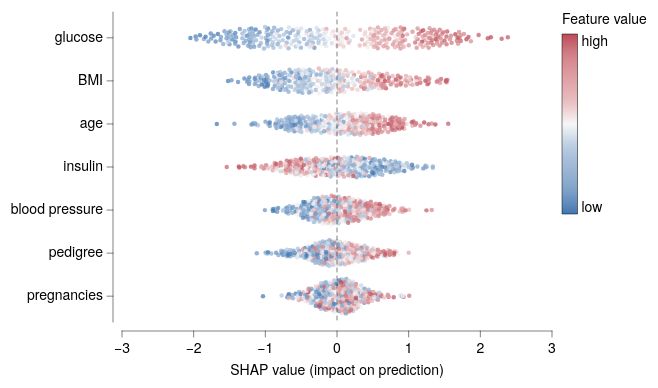

The Vega-Lite source for this figure:
### Vega-Lite specification from a JSON file in a GitHub repository (floating-point values rounded to 4 significant figures; data arrays with more than 128 entries replaced by an {"elided": "..."} marker saying what was removed)
{"background": null, "config": {"arc": {"fill": "#DBDBDB", "fillOpacity": 1.0, "innerRadius": 38.75, "padAngle": 0.03, "stroke": "black", "strokeOpacity": 1, "strokeWidth": 0.25}, "area": {"fill": "#DBDBDB", "fillOpacity": 1.0, "stroke": "black", "strokeOpacity": 1, "strokeWidth": 0.25}, "axis": {"domain": true, "domainCap": "round", "domainColor": "black", "domainWidth": 0.25, "grid": false, "gridCap": "round", "gridColor": "#F1F1F1", "gridDash": [0, 0], "gridOpacity": 1.0, "gridWidth": 0.25, "labelColor": "black", "labelFont": "Helvetica Neue, HelveticaNeue, Helvetica, Arial, sans-serif", "labelFontSize": 7, "labelFontStyle": "normal", "labelFontWeight": 400, "offset": 4.5, "ticks": true, "tickCap": "round", "tickColor": "black", "tickRound": false, "tickSize": 3, "tickWidth": 0.25, "titleColor": "black", "titleFont": "Helvetica Neue, HelveticaNeue, Helvetica, Arial, sans-serif", "titleFontSize": 7, "titleFontStyle": "normal", "titleFontWeight": 400}, "axisX": {"domain": true, "labelAlign": "center", "labelAngle": 0, "labels": true, "ticks": true, "translate": 0}, "axisY": {"domain": true, "labelAlign": "right", "labelAngle": 0, "labels": true, "ticks": true, "translate": 0}, "axisRight": {"domain": true, "labelAlign": "left", "labelAngle": 0, "labels": true, "ticks": true, "translate": 0}, "axisTop": {"domain": true, "labelAlign": "center", "labelAngle": 0, "labels": true, "ticks": true, "translate": 0}, "axisBand": {"tickOffset": 0}, "bar": {"fill": "#DBDBDB", "fillOpacity": 1.0, "stroke": "black", "strokeOpacity": 1, "strokeWidth": 0.25}, "boxplot": {"size": 13.95, "ticks": {"cornerRadius": 0.25, "fill": "black", "opacity": 1, "size": 6.975, "thickness": 0.25}, "box": {"fillOpacity": 1.0, "stroke": "black", "strokeOpacity": 1, "strokeWidth": 0.25}, "median": {"cornerRadius": 0, "fill": "black", "fillOpacity": 1.0, "opacity": 1, "size": 13.95, "thickness": 0.25}, "rule": {"fill": "black", "fillOpacity": 1.0, "size": 15.5, "stroke": "black", "strokeDash": [0, 0], "strokeOpacity": 1, "strokeWidth": 0.25}, "outliers": {"color": "black", "fill": "black", "fillOpacity": 1.0, "size": 0, "stroke": "black", "strokeOpacity": 1, "strokeWidth": 0.25}}, "circle": {"fill": "black", "fillOpacity": 1.0, "size": 0.775, "stroke": null, "strokeOpacity": 1, "strokeWidth": 0.25}, "errorband": {"band": {"fillOpacity": 0.6, "stroke": null, "strokeWidth": 0.25, "strokeOpacity": 1}, "borders": {"opacity": 0, "strokeOpacity": 0.25, "strokeWidth": 1}}, "errorbar": {"opacity": 1, "rule": {"strokeDash": [0, 0], "strokeWidth": 0.25}, "ticks": {"color": "black", "cornerRadius": 0.125, "opacity": 1, "size": 9.3, "thickness": 0.25}, "thickness": 0.25}, "font": "Helvetica Neue, HelveticaNeue, Helvetica, Arial, sans-serif", "geoshape": {"fill": "#DBDBDB", "fillOpacity": 1.0, "stroke": "black", "strokeOpacity": 1, "strokeWidth": 0.25}, "header": {"labelColor": "black", "labelFont": "Helvetica Neue, HelveticaNeue, Helvetica, Arial, sans-serif", "labelFontSize": 7, "labelFontStyle": "normal", "labelFontWeight": 400, "titleColor": "black", "titleFont": "Helvetica Neue, HelveticaNeue, Helvetica, Arial, sans-serif", "titleFontSize": 7, "titleFontStyle": "normal", "titleFontWeight": 400, "titlePadding": 0}, "legend": {"disable": false, "offset": 4.5, "titlePadding": 4, "labelOffset": 2, "gradientLabelOffset": 2, "gradientLength": 77.5, "gradientThickness": 7.75, "gradientOpacity": 1.0, "gradientStrokeColor": "black", "gradientStrokeWidth": 0.25, "labelColor": "black", "labelFont": "Helvetica Neue, HelveticaNeue, Helvetica, Arial, sans-serif", "labelFontSize": 7, "labelFontStyle": "normal", "labelFontWeight": 400, "strokeColor": "black", "strokeWidth": 0, "symbolSize": 42, "symbolStrokeColor": "black", "symbolStrokeWidth": 0.25, "titleColor": "black", "titleFont": "Helvetica Neue, HelveticaNeue, Helvetica, Arial, sans-serif", "titleFontSize": 7, "titleFontStyle": "normal", "titleFontWeight": 400}, "line": {"color": "black", "stroke": "black", "strokeCap": "round", "strokeDash": [0, 0], "strokeOpacity": 1, "strokeWidth": 0.375}, "point": {"filled": true, "fill": "#DBDBDB", "fillOpacity": 1.0, "size": 7.75, "stroke": "black", "strokeOpacity": 1, "strokeWidth": 0.25}, "range": {"category": ["#C6D9F1", "#F1C9CB", "#FEF0B9", "#CEE37A", "#7AA8E0", "#E589A3", "#FDDD5D", "#68B961", "#4177B1", "#C35082", "#E5C227", "#438156"], "diverging": {"scheme": ["#C35082", "#CE6D94", "#D989A7", "#E2A4BA", "#EABFCE", "#F1DBE2", "#F6F6F6", "#D7E0EB", "#B9CBE0", "#9BB6D5", "#7DA1C9", "#5F8CBD", "#4177B1"]}, "heatmap": {"scheme": ["#32022B", "#43044D", "#4C196E", "#4D338C", "#484DA6", "#3A68BB", "#1D83CA", "#1D9CCB", "#23B5C9", "#28CDC5", "#4DE0B4", "#91EE9F"]}, "ordinal": {"scheme": ["#F1F1F1", "#DBDBDB", "#C6C6C6", "#B2B2B2", "#9D9D9D", "#898989", "#767676", "#636363", "#515151", "#404040", "#2F2F2F", "#1F1F1F"]}, "ramp": {"scheme": ["#32022B", "#43044D", "#4C196E", "#4D338C", "#484DA6", "#3A68BB", "#1D83CA", "#1D9CCB", "#23B5C9", "#28CDC5", "#4DE0B4", "#91EE9F"]}}, "rule": {"color": "black", "stroke": "black", "strokeCap": "round", "strokeDash": [2, 2], "strokeOpacity": 1, "strokeWidth": 0.25}, "scale": {"bandPaddingInner": 0.1, "bandPaddingOuter": 0.1, "round": false}, "rect": {"fill": "#DBDBDB", "fillOpacity": 1.0, "stroke": "black", "strokeOpacity": 1, "strokeWidth": 0.25}, "square": {"fill": "#DBDBDB", "fillOpacity": 1.0, "size": 15.5, "stroke": "black", "strokeOpacity": 1, "strokeWidth": 0.25}, "text": {"color": "black", "font": "Helvetica Neue, HelveticaNeue, Helvetica, Arial, sans-serif", "fontSize": 7, "fontStyle": "normal", "fontWeight": 400}, "tick": {"color": "black", "cornerRadius": 0.125, "opacity": 1.0, "size": 13.95, "thickness": 0.25}, "title": {"anchor": "middle", "frame": "group", "color": "black", "font": "Helvetica Neue, HelveticaNeue, Helvetica, Arial, sans-serif", "fontSize": 7, "fontStyle": "normal", "fontWeight": 400, "subtitleColor": "black", "subtitleFont": "Helvetica Neue, HelveticaNeue, Helvetica, Arial, sans-serif", "subtitleFontSize": "Helvetica Neue, HelveticaNeue, Helvetica, Arial, sans-serif", "subtitleFontStyle": "normal", "subtitleFontWeight": 400}, "trail": {"color": "black", "opacity": 1, "size": 0.375}, "view": {"continuousWidth": 215, "continuousHeight": 155, "discreteWidth": 215, "discreteHeight": 155, "fill": null, "stroke": null, "strokeWidth": 0.25}}, "layer": [{"data": {"name": "data-c0314b23f1fd34268519485b655935f4"}, "mark": {"type": "circle", "opacity": 0.75, "size": 5}, "encoding": {"color": {"field": "value", "legend": {"gradientLength": 90, "labelExpr": "datum.value == 0 ? 'low' : 'high'", "title": "Feature value", "values": [0, 1]}, "scale": {"range": ["#4177B1", "#7DA1C9", "#9BB6D5", "#B9CBE0", "#F6F6F6", "#E8BDBF", "#DFA1A5", "#D4858B", "#BC4A5A"]}, "type": "quantitative"}, "x": {"field": "shap", "scale": {"domain": [-3, 3]}, "title": "SHAP value (impact on prediction)", "type": "quantitative"}, "y": {"field": "feature", "sort": ["glucose", "BMI", "age", "insulin", "blood pressure", "pedigree", "pregnancies"], "title": null, "type": "nominal"}, "yOffset": {"field": "off", "type": "quantitative"}}}, {"data": {"values": [{"__dysonsphere__": 1}]}, "mark": {"type": "rule", "opacity": 1.0}, "encoding": {"x": {"datum": 0.0}}}], "$schema": "https://vega.github.io/schema/vega-lite/v6.4.1.json", "datasets": {"data-c0314b23f1fd34268519485b655935f4": {"elided": "2100 records"}}}
